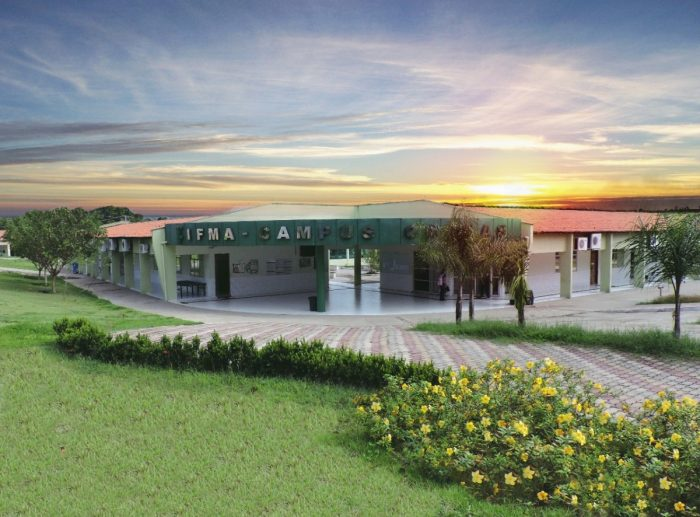
#> input picture Processamento de Imagens/images/ifma-caxias.jpg, 700 x 517 px, found by its file name
$ python 02_transformacao_afim.py
#> lines starting #> are read from the running program, lines starting #| are printed output that depends on the picture
import cv2
import numpy as np

img = cv2.imread("Processamento de Imagens/images/ifma-caxias.jpg")
#> img is the input picture: shape (517, 700, 3); mean B, G, R 122.3, 142.2, 134.9

rows, cols = img.shape[:2]
#> rows = 517; cols = 700

Matriz = np.float32([[1, 0, 100], [0, 1, 50]]) # transf em x(horizontal) e y(vertical)
res = cv2.warpAffine(img, Matriz, (cols, rows))
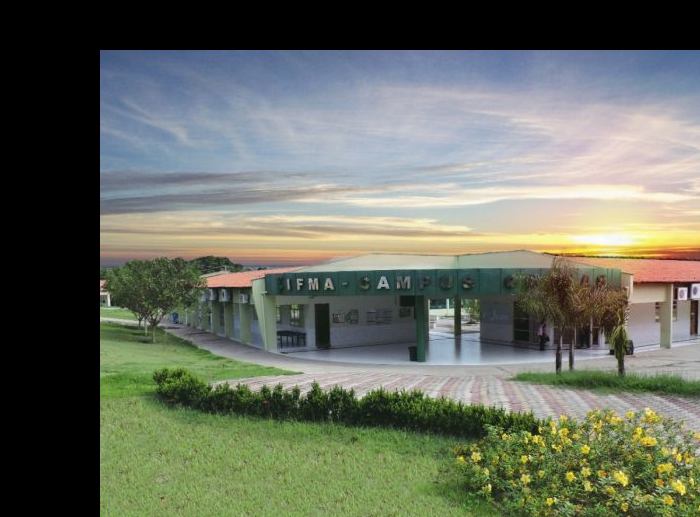
#> res: shape (517, 700, 3); mean B, G, R 98.1, 110.8, 105.6

cv2.imshow('Original', img)
cv2.imshow('Resultado Afim', res)

cv2.waitKey(0)
cv2.destroyAllWindows()

$ run again, with Processamento de Imagens/images/faces.jpg copied over Processamento de Imagens/images/ifma-caxias.jpg
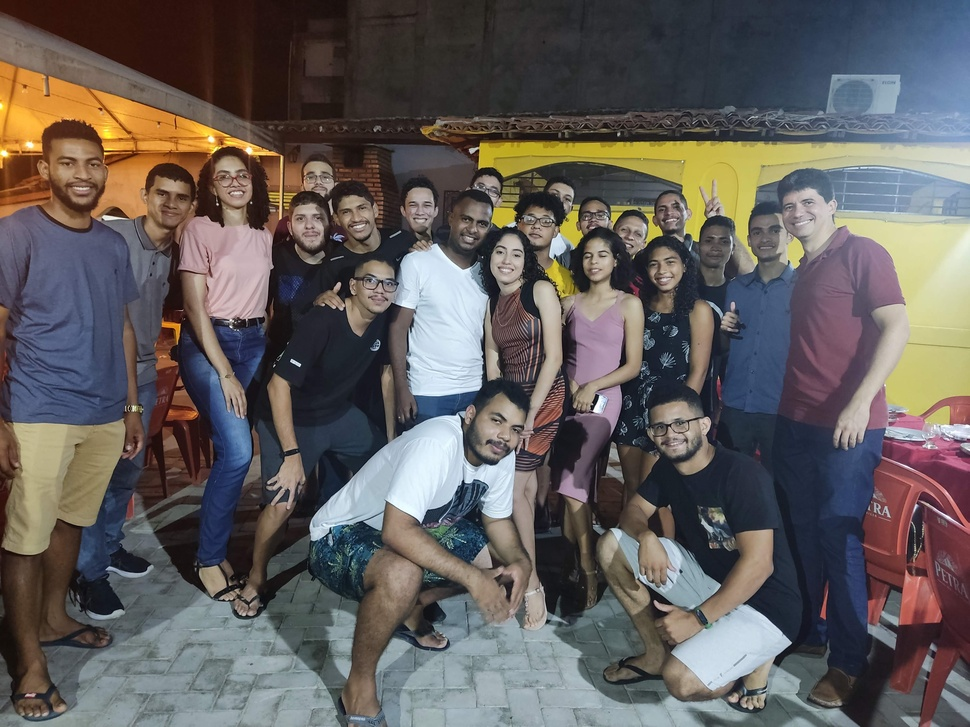
#> input picture Processamento de Imagens/images/faces.jpg, 970 x 727 px, shrunk from 4000 x 3000 before the run, found by its file name
#> img is the input picture: shape (727, 970, 3); mean B, G, R 91.9, 93.9, 99
#> `res = cv2.warpAffine(img, Matriz, (cols, rows))`:
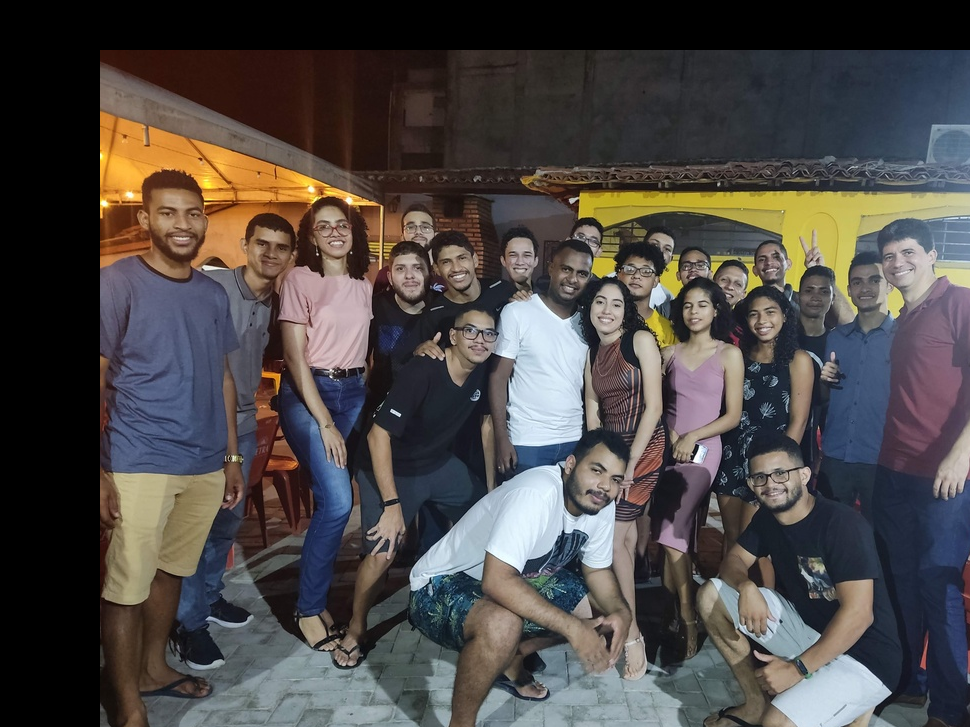
#> res: shape (727, 970, 3); mean B, G, R 70.6, 72.6, 77.2
